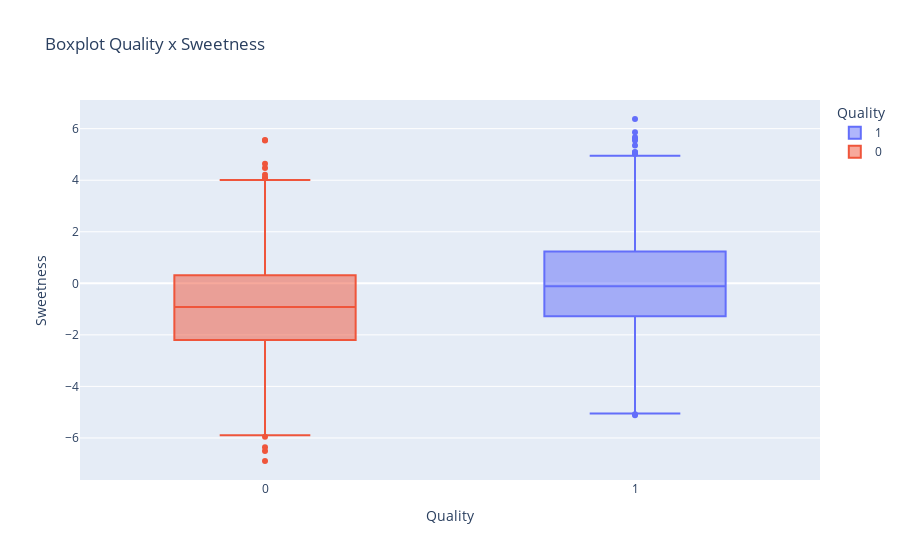

Write notebook code for a chart like this one.
### Code cell
# Boxplot Quality x Sweetness
px.box(df_frutas, x='Quality', y='Sweetness', color='Quality', title='Boxplot Quality x Sweetness')

### Figure 1 — Plotly figure (JSON) as saved in the notebook; plotly's stock layout.template omitted (floating-point values rounded to 4 significant figures; data arrays with more than 128 entries replaced by an {"elided": "..."} marker saying what was removed)
{"data": [{"alignmentgroup": "True", "hovertemplate": "Quality=%{x}<br>Sweetness=%{y}<extra></extra>", "legendgroup": "1", "marker": {"color": "#636efa"}, "name": "1", "notched": false, "offsetgroup": "1", "orientation": "v", "showlegend": true, "type": "box", "x": {"elided": "2004 int values"}, "x0": " ", "xaxis": "x", "y": {"elided": "2004 float values"}, "y0": " ", "yaxis": "y"}, {"alignmentgroup": "True", "hovertemplate": "Quality=%{x}<br>Sweetness=%{y}<extra></extra>", "legendgroup": "0", "marker": {"color": "#EF553B"}, "name": "0", "notched": false, "offsetgroup": "0", "orientation": "v", "showlegend": true, "type": "box", "x": {"elided": "1996 int values"}, "x0": " ", "xaxis": "x", "y": {"elided": "1996 float values"}, "y0": " ", "yaxis": "y"}], "layout": {"boxmode": "overlay", "legend": {"title": {"text": "Quality"}, "tracegroupgap": 0}, "title": {"text": "Boxplot Quality x Sweetness"}, "xaxis": {"anchor": "y", "categoryarray": [1, 0], "categoryorder": "array", "domain": [0, 1], "title": {"text": "Quality"}}, "yaxis": {"anchor": "x", "domain": [0, 1], "title": {"text": "Sweetness"}}}}
